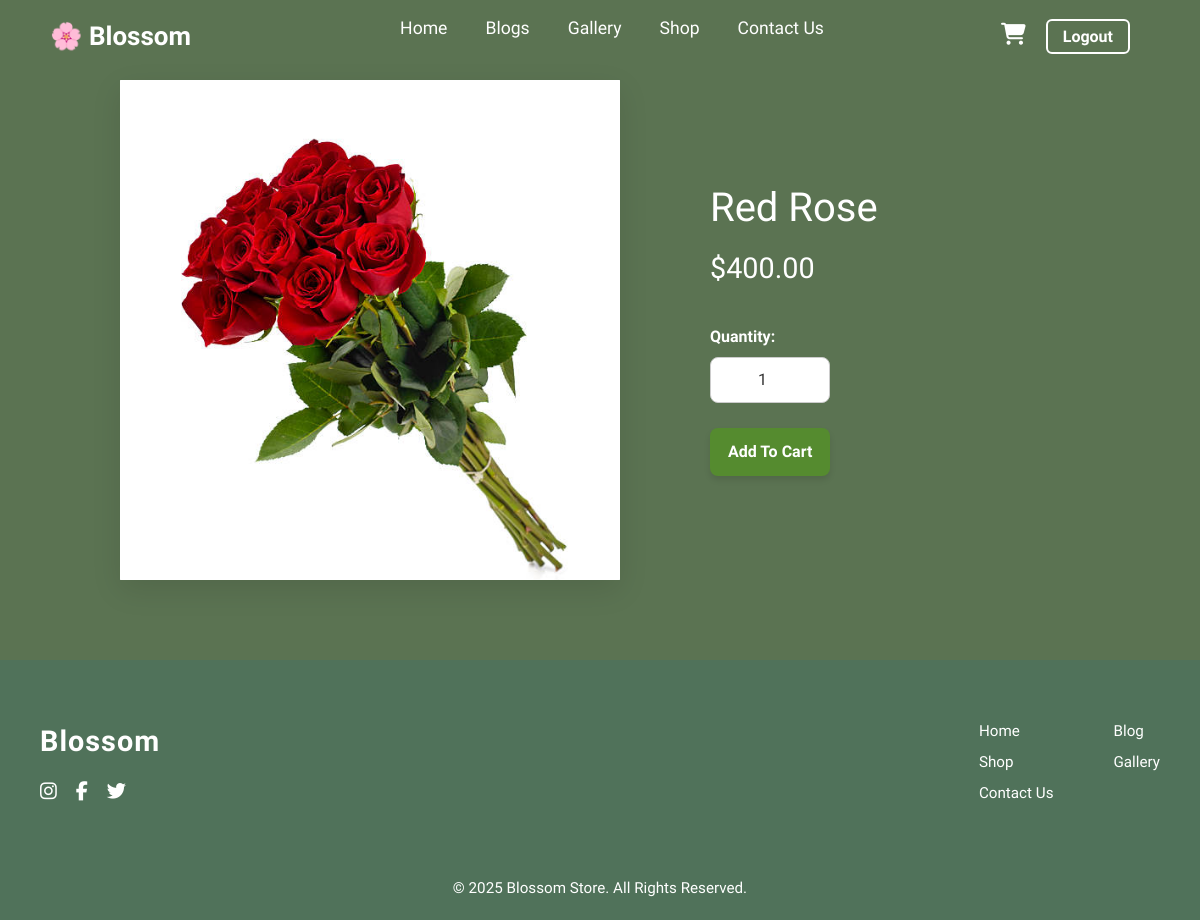
Screenshot of /product/1/ (signed in) with the database file from the repository.
### Blossom/models.py (models this page shows, shortened)
class Product(models.Model):
    category = models.ForeignKey(
        Category,
        related_name='products',
        on_delete=models.CASCADE,
        help_text="The product's main category.",
        null=True
    )
    name = models.CharField(max_length=100)
    price = models.DecimalField(max_digits=10, decimal_places=2)
    image = models.ImageField(upload_to='product_images/')
    is_available = models.BooleanField(default=True)
    class Meta:
        ordering = ['name']
        verbose_name_plural = "Products"

### Blossom/views.py (the view)
# urls.py: path('product/<int:pk>/', views.product_detail, name='product_detail'),
@login_required
def product_detail(request, pk):
    product = get_object_or_404(Product, pk=pk)
    context = {
        'product': product
    }
    return render(request, 'product_detail.html', context)

### templates/product_detail.html (shortened to what this page needs)
{% extends 'home.html' %}
{% load static %}
{% block content %}
<div class="product-detail-container">
    <div class="product-image">
        <img src="{{ product.image.url }}" alt="{{ product.name }}">
    </div>
    <div class="product-info">
        <div class="product-purchase-box">
            <h1 class="product-name">{{ product.name }}</h1>
            <p class="price">${{ product.price }}</p>
            <form method="POST" action="{% url 'add_to_cart' product.id %}">
                <label for="quantity">Quantity:</label>
                <div class="quantity-control">
                    <input type="number" id="quantity" name="quantity" value="1" min="1" required>
                </div>
                <button type="submit" class="add-to-cart-btn">Add To Cart</button>
            </form>
        </div>
    </div>
</div>
{% endblock content %}

### static/css/style.css (style rules this page uses)
* { margin: 0; padding: 0; box-sizing: border-box; }
body { margin: 0%; font-family: "Tagesschrift", system-ui; font-weight: 400; font-style: normal; background-color: #5b7352; display: flex; flex-direction: column; min-height: 100vh; }
.product-info { display: flex; justify-content: space-between; align-items: flex-start; padding-top: 5px; padding-left: 0; padding-right: 0; width: 100%; box-sizing: border-box; }
.product-detail-container { display: grid; grid-template-columns: 500px auto; gap: 90px; margin: 80px auto; padding: 0 70px; text-align: left; width: 1100px; }
.product-image { width: 100%; height: 500px; overflow: hidden; border-radius: 1px; box-shadow: 0 10px 30px rgba(0, 0, 0, 0.1); background-color: white; }
.product-image img { width: 100%; height: 100%; object-fit: cover; display: block; }
.product-info { padding: 20px 0; }
.product-name { font-size: 2.5rem; font-weight: 400; color: white; margin-bottom: 15px; }
.price { font-size: 1.8rem; font-weight: 300; color: white; margin-bottom: 5px; padding-bottom: 10px; display: inline-block; }
.product-info form { margin-top: 20px; display: block; }
.product-info label { display: block; font-size: 1rem; font-weight: 600; margin-bottom: 8px; color: white; }
.quantity-control input[type="number"] { width: 120px; padding: 10px; border: 1px solid #ccc; border-radius: 8px; text-align: center; font-size: 1rem; margin-bottom: 25px; outline: none; background-color: white; color: #333; }
.add-to-cart-btn { background-color: #558B2F; color: white; padding: 12px 18px; border: none; border-radius: 8px; cursor: pointer; font-size: 1rem; font-weight: 600; transition: background-color 0.3s ease; box-shadow: 0 4px 6px rgba(0, 0, 0, 0.1); }
.product-info { display: flex; align-items: center; gap: 15px; }

### rows the page displays
Product: image (picture), name "Red Rose", price "400.00"
